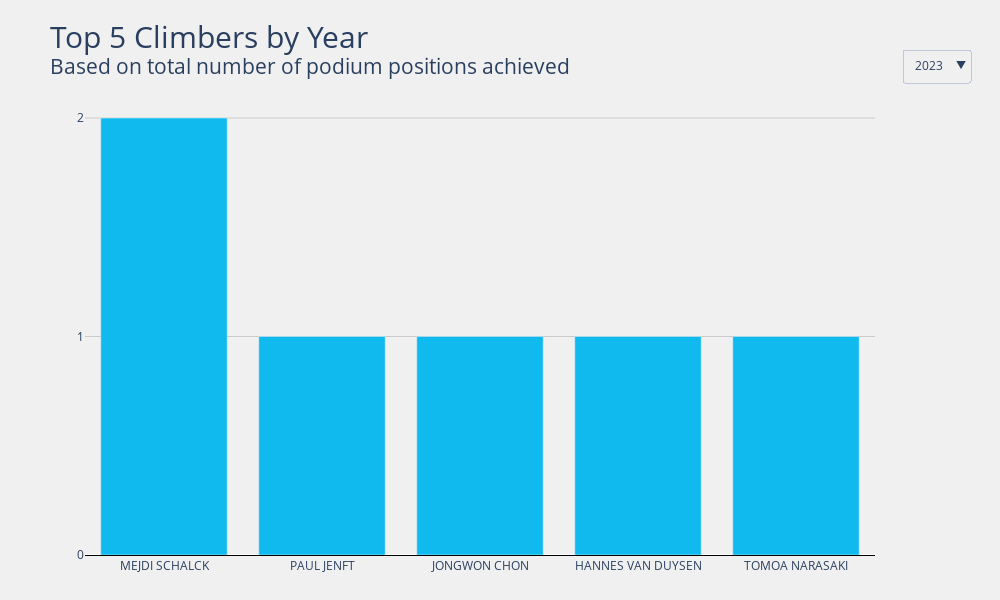

Write notebook code for a chart like this one.
### Markdown cell above
## Top Climbers By Year

Below is a bar chart that allows you to filter by year to see the top 5 performing climbers for that bouldering competition season. For the current season, [Mejdi Shalck](https://www.ifsc-climbing.org/index.php?option=com_ifsc&task=athlete.display&id=11675) is off to a hot start, with *two* gold medals in two events (Hachioji & Seoul). He's a new up & comer who will most likely have an insanely bright future and a very exciting climbing career.

### Code cell
def get_top_by_year(df):
    """
    Returns a dataframe showing the top 5 climbers grouped by competition
    year, based on the number of times they reached the podium.
    
    df: dataframe containing results for all bouldering events
    """
    df = df[(df['Rank'] <= 3) & (df['Rank'] > 0)] # Only get climbers on podium
    df = df.groupby(['Year'])[['Name']].value_counts().to_frame(name='Podiums').reset_index() # Each climber's podium count by year    
    df = df.groupby(['Year'], sort=False).head(5).reset_index(drop=True).astype({'Year': 'int'}) # Top 5 climbers per year by podium count
    return df
    
top_by_year = get_top_by_year(boulder_men_all_results)
title = "Top 5 Climbers by Year<br><sup>Based on total number of podium positions achieved"
gen_bar(top_by_year, 'Year', title)

### Figure 1 — Plotly figure (JSON) as saved in the notebook; plotly's stock layout.template omitted (floating-point values rounded to 4 significant figures)
{"data": [{"marker": {"color": "#10baee"}, "name": "2007", "type": "bar", "visible": false, "x": ["KILIAN FISCHHUBER", "DMITRII SHARAFUTDINOV", "AKITO MATSUSHIMA", "JÉRÔME MEYER", "JONAS BAUMANN"], "y": [5, 4, 3, 1, 1]}, {"marker": {"color": "#10baee"}, "name": "2008", "type": "bar", "visible": false, "x": ["KILIAN FISCHHUBER", "DAVID LAMA", "DMITRII SHARAFUTDINOV", "RUSTAM GELMANOV", "STANISLAV KLESHNOV"], "y": [6, 4, 3, 2, 1]}, {"marker": {"color": "#10baee"}, "name": "2009", "type": "bar", "visible": false, "x": ["KILIAN FISCHHUBER", "RUSTAM GELMANOV", "GABRIELE MORONI", "STÉPHAN JULIEN", "DANIEL WOODS"], "y": [4, 2, 2, 2, 1]}, {"marker": {"color": "#10baee"}, "name": "2010", "type": "bar", "visible": false, "x": ["ADAM ONDRA", "KILIAN FISCHHUBER", "DMITRII SHARAFUTDINOV", "TSUKURU HORI", "MYKHAYLO SHALAGIN"], "y": [5, 5, 2, 2, 1]}, {"marker": {"color": "#10baee"}, "name": "2011", "type": "bar", "visible": false, "x": ["KILIAN FISCHHUBER", "DMITRII SHARAFUTDINOV", "RUSTAM GELMANOV", "GUILLAUME GLAIRON MONDET", "KLEMEN BECAN"], "y": [5, 5, 3, 2, 2]}, {"marker": {"color": "#10baee"}, "name": "2012", "type": "bar", "visible": false, "x": ["KILIAN FISCHHUBER", "RUSTAM GELMANOV", "SEAN MCCOLL", "DMITRII SHARAFUTDINOV", "JAKOB SCHUBERT"], "y": [5, 5, 3, 3, 2]}, {"marker": {"color": "#10baee"}, "name": "2013", "type": "bar", "visible": false, "x": ["DMITRII SHARAFUTDINOV", "JAKOB SCHUBERT", "JORG VERHOEVEN", "KILIAN FISCHHUBER", "GUILLAUME GLAIRON MONDET"], "y": [5, 3, 3, 3, 2]}, {"marker": {"color": "#10baee"}, "name": "2014", "type": "bar", "visible": false, "x": ["JAN HOJER", "DMITRII SHARAFUTDINOV", "GUILLAUME GLAIRON MONDET", "SEAN MCCOLL", "RUSTAM GELMANOV"], "y": [6, 4, 4, 3, 3]}, {"marker": {"color": "#10baee"}, "name": "2015", "type": "bar", "visible": false, "x": ["JONGWON CHON", "NATHANIEL COLEMAN", "ADAM ONDRA", "ALBAN LEVIER", "TSUKURU HORI"], "y": [3, 2, 2, 2, 1]}, {"marker": {"color": "#10baee"}, "name": "2016", "type": "bar", "visible": false, "x": ["TOMOA NARASAKI", "ALEKSEY RUBTSOV", "JONGWON CHON", "KOKORO FUJII", "MICHAEL PICCOLRUAZ"], "y": [6, 4, 3, 3, 1]}, {"marker": {"color": "#10baee"}, "name": "2017", "type": "bar", "visible": false, "x": ["TOMOA NARASAKI", "ALEKSEY RUBTSOV", "KEITA WATABE", "JONGWON CHON", "TAISEI ISHIMATSU"], "y": [4, 4, 3, 3, 1]}, {"marker": {"color": "#10baee"}, "name": "2018", "type": "bar", "visible": false, "x": ["JERNEJ KRUDER", "TOMOA NARASAKI", "GREGOR VEZONIK", "REI SUGIMOTO", "ALEKSEY RUBTSOV"], "y": [4, 4, 4, 2, 2]}, {"marker": {"color": "#10baee"}, "name": "2019", "type": "bar", "visible": false, "x": ["TOMOA NARASAKI", "JAKOB SCHUBERT", "ADAM ONDRA", "YOSHIYUKI OGATA", "JAN HOJER"], "y": [5, 3, 3, 2, 1]}, {"marker": {"color": "#10baee"}, "name": "2020", "type": "bar", "visible": false, "x": ["SERGEI LUZHETSKII", "NIKOLAI IARILOVETS", "JERNEJ KRUDER"], "y": [1, 1, 1]}, {"marker": {"color": "#10baee"}, "name": "2021", "type": "bar", "visible": false, "x": ["TOMOA NARASAKI", "KOKORO FUJII", "ADAM ONDRA", "YOSHIYUKI OGATA", "TOMOAKI TAKATA"], "y": [2, 2, 2, 2, 1]}, {"marker": {"color": "#10baee"}, "name": "2022", "type": "bar", "visible": false, "x": ["YOSHIYUKI OGATA", "TOMOA NARASAKI", "MEJDI SCHALCK", "KOKORO FUJII", "ANZE PEHARC"], "y": [5, 3, 2, 2, 1]}, {"marker": {"color": "#10baee"}, "name": "2023", "type": "bar", "visible": true, "x": ["MEJDI SCHALCK", "PAUL JENFT", "JONGWON CHON", "HANNES VAN DUYSEN", "TOMOA NARASAKI"], "y": [2, 1, 1, 1, 1]}], "layout": {"height": 600, "margin": {"b": 45, "l": 85, "r": 125, "t": 95}, "paper_bgcolor": "#f0f0f0", "plot_bgcolor": "#f0f0f0", "title": {"font": {"size": 30}, "text": "Top 5 Climbers by Year<br><sup>Based on total number of podium positions achieved"}, "updatemenus": [{"active": 16, "buttons": [{"args": [{"showlegend": false, "title": "2007", "visible": [true, false, false, false, false, false, false, false, false, false, false, false, false, false, false, false, false]}], "label": "2007", "method": "update"}, {"args": [{"showlegend": false, "title": "2008", "visible": [false, true, false, false, false, false, false, false, false, false, false, false, false, false, false, false, false]}], "label": "2008", "method": "update"}, {"args": [{"showlegend": false, "title": "2009", "visible": [false, false, true, false, false, false, false, false, false, false, false, false, false, false, false, false, false]}], "label": "2009", "method": "update"}, {"args": [{"showlegend": false, "title": "2010", "visible": [false, false, false, true, false, false, false, false, false, false, false, false, false, false, false, false, false]}], "label": "2010", "method": "update"}, {"args": [{"showlegend": false, "title": "2011", "visible": [false, false, false, false, true, false, false, false, false, false, false, false, false, false, false, false, false]}], "label": "2011", "method": "update"}, {"args": [{"showlegend": false, "title": "2012", "visible": [false, false, false, false, false, true, false, false, false, false, false, false, false, false, false, false, false]}], "label": "2012", "method": "update"}, {"args": [{"showlegend": false, "title": "2013", "visible": [false, false, false, false, false, false, true, false, false, false, false, false, false, false, false, false, false]}], "label": "2013", "method": "update"}, {"args": [{"showlegend": false, "title": "2014", "visible": [false, false, false, false, false, false, false, true, false, false, false, false, false, false, false, false, false]}], "label": "2014", "method": "update"}, {"args": [{"showlegend": false, "title": "2015", "visible": [false, false, false, false, false, false, false, false, true, false, false, false, false, false, false, false, false]}], "label": "2015", "method": "update"}, {"args": [{"showlegend": false, "title": "2016", "visible": [false, false, false, false, false, false, false, false, false, true, false, false, false, false, false, false, false]}], "label": "2016", "method": "update"}, {"args": [{"showlegend": false, "title": "2017", "visible": [false, false, false, false, false, false, false, false, false, false, true, false, false, false, false, false, false]}], "label": "2017", "method": "update"}, {"args": [{"showlegend": false, "title": "2018", "visible": [false, false, false, false, false, false, false, false, false, false, false, true, false, false, false, false, false]}], "label": "2018", "method": "update"}, {"args": [{"showlegend": false, "title": "2019", "visible": [false, false, false, false, false, false, false, false, false, false, false, false, true, false, false, false, false]}], "label": "2019", "method": "update"}, {"args": [{"showlegend": false, "title": "2020", "visible": [false, false, false, false, false, false, false, false, false, false, false, false, false, true, false, false, false]}], "label": "2020", "method": "update"}, {"args": [{"showlegend": false, "title": "2021", "visible": [false, false, false, false, false, false, false, false, false, false, false, false, false, false, true, false, false]}], "label": "2021", "method": "update"}, {"args": [{"showlegend": false, "title": "2022", "visible": [false, false, false, false, false, false, false, false, false, false, false, false, false, false, false, true, false]}], "label": "2022", "method": "update"}, {"args": [{"showlegend": false, "title": "2023", "visible": [false, false, false, false, false, false, false, false, false, false, false, false, false, false, false, false, true]}], "label": "2023", "method": "update"}], "x": 1.12, "xanchor": "right", "y": 1.1, "yanchor": "top"}], "width": 1000, "xaxis": {"autorange": true, "linecolor": "black", "range": [-0.5, 4.5], "showline": true, "title": {}, "type": "category"}, "yaxis": {"autorange": true, "gridcolor": "#cbcbcb", "range": [0, 2.105], "showticklabels": true, "tickvals": [0, 1, 2, 3, 4, 5, 6, 7, 8, 9, 10, 11, 12, 13, 14, 15, 16, 17, 18, 19, 20, 21, 22, 23, 24, 25, 26, 27, 28, 29, 30, 31, 32, 33, 34], "title": {}, "type": "linear"}}}
